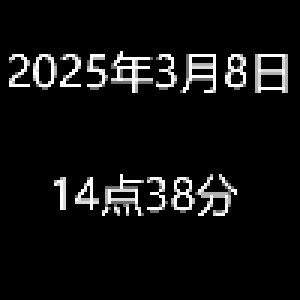
#> input picture 01-learning-basics/03-opencv/imgs/print.png, 100 x 100 px (shown 3 times larger)
$ python '12-图像融合水印.py'
#> lines starting #> are read from the running program, lines starting #| are printed output that depends on the picture; after the words box and inside, x2 and y2 are one past the last pixel; in counts of white or black regions, pixels touching at a corner belong together
import cv2

logo = cv2.imread("./imgs/print.png")
#> logo is the input picture: shape (100, 100, 3); min 0, max 255, mean 16.3
src = cv2.imread("./imgs/test.jpg")
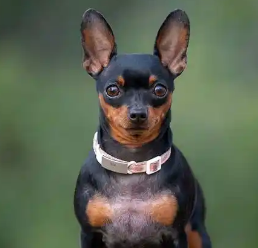
#> input picture 01-learning-basics/03-opencv/imgs/test.jpg, 258 x 248 px
#> src is the input picture: shape (248, 258, 3); mean B, G, R 82.1, 100, 91.4

# ------------ 循环方式下的添加水印 -------------
h, w, _ = logo.shape
#> h = 100; w = 100
for i in range(h):
    for j in range(w):
        # 取出一个像素下的三通道的值
        l_bgr = logo[i, j]
        s_bgr = src[i, j]
        # 将像素值最大的部分保留下来
        if l_bgr[0] > s_bgr[0]:
            src[i, j, 0] = l_bgr[0]
        if l_bgr[1] > s_bgr[1]:
            src[i, j, 1] = l_bgr[1]
        if l_bgr[2] > s_bgr[2]:
            src[i, j, 2] = l_bgr[2]
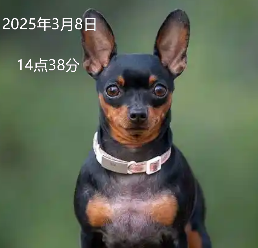
#> src: shape (248, 258, 3); 1.21% of pixels changed, all inside (x1, y1, x2, y2) = (3, 17, 96, 72)

cv2.imshow("src", src)
cv2.waitKey(0)
